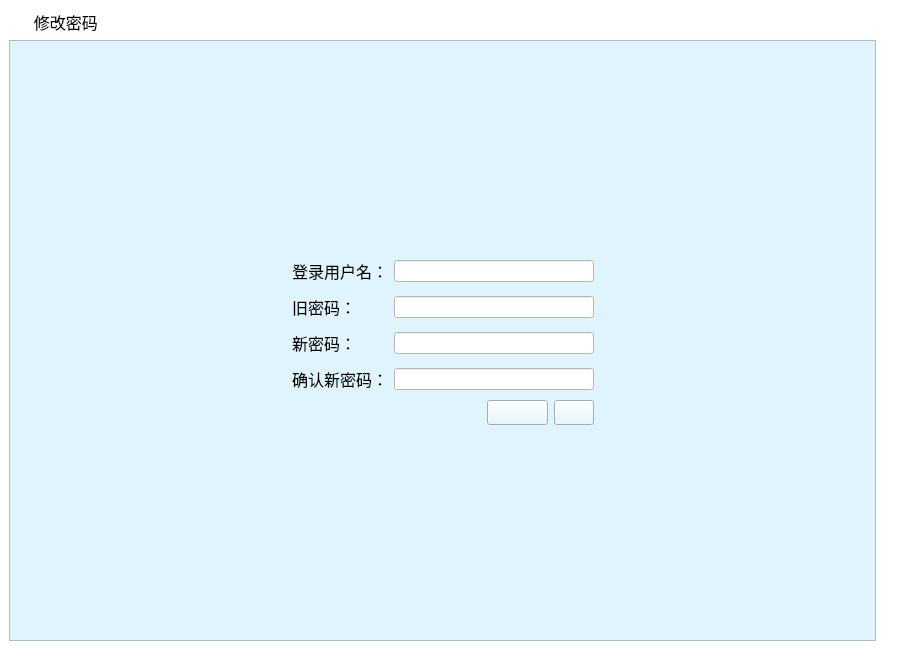
<?xml version="1.0" encoding="UTF-8"?>
<ui version="4.0">
 <class>xgmm_ScrollArea</class>
 <widget class="QScrollArea" name="xgmm_ScrollArea">
  <property name="geometry">
   <rect>
    <x>0</x>
    <y>0</y>
    <width>900</width>
    <height>650</height>
   </rect>
  </property>
  <property name="windowTitle">
   <string>ScrollArea</string>
  </property>
  <property name="styleSheet">
   <string notr="true">background-color: rgb(255, 255, 255);</string>
  </property>
  <property name="frameShape">
   <enum>QFrame::NoFrame</enum>
  </property>
  <property name="lineWidth">
   <number>0</number>
  </property>
  <property name="widgetResizable">
   <bool>true</bool>
  </property>
  <widget class="QWidget" name="scrollAreaWidgetContents">
   <property name="geometry">
    <rect>
     <x>0</x>
     <y>0</y>
     <width>900</width>
     <height>650</height>
    </rect>
   </property>
   <layout class="QGridLayout" name="gridLayout">
    <item row="0" column="0">
     <widget class="QLabel" name="label">
      <property name="font">
       <font>
        <family>微软雅黑</family>
        <pointsize>12</pointsize>
       </font>
      </property>
      <property name="styleSheet">
       <string notr="true">background-image: url(:/bg/images/mainframe/navigator.png);
background-repeat: no-repeat;</string>
      </property>
      <property name="text">
       <string>      修改密码</string>
      </property>
     </widget>
    </item>
    <item row="0" column="1">
     <spacer name="horizontalSpacer">
      <property name="orientation">
       <enum>Qt::Horizontal</enum>
      </property>
      <property name="sizeType">
       <enum>QSizePolicy::Fixed</enum>
      </property>
      <property name="sizeHint" stdset="0">
       <size>
        <width>15</width>
        <height>25</height>
       </size>
      </property>
     </spacer>
    </item>
    <item row="1" column="0">
     <widget class="QFrame" name="frame">
      <property name="styleSheet">
       <string notr="true">background-color: rgb(223, 244, 252);</string>
      </property>
      <property name="frameShape">
       <enum>QFrame::StyledPanel</enum>
      </property>
      <property name="frameShadow">
       <enum>QFrame::Raised</enum>
      </property>
      <layout class="QGridLayout" name="gridLayout_2">
       <item row="0" column="2">
        <spacer name="verticalSpacer">
         <property name="orientation">
          <enum>Qt::Vertical</enum>
         </property>
         <property name="sizeHint" stdset="0">
          <size>
           <width>20</width>
           <height>74</height>
          </size>
         </property>
        </spacer>
       </item>
       <item row="1" column="0">
        <spacer name="horizontalSpacer_15">
         <property name="orientation">
          <enum>Qt::Horizontal</enum>
         </property>
         <property name="sizeHint" stdset="0">
          <size>
           <width>259</width>
           <height>117</height>
          </size>
         </property>
        </spacer>
       </item>
       <item row="1" column="2" colspan="3">
        <spacer name="horizontalSpacer_16">
         <property name="orientation">
          <enum>Qt::Horizontal</enum>
         </property>
         <property name="sizeHint" stdset="0">
          <size>
           <width>197</width>
           <height>117</height>
          </size>
         </property>
        </spacer>
       </item>
       <item row="1" column="5">
        <spacer name="horizontalSpacer_17">
         <property name="orientation">
          <enum>Qt::Horizontal</enum>
         </property>
         <property name="sizeHint" stdset="0">
          <size>
           <width>259</width>
           <height>117</height>
          </size>
         </property>
        </spacer>
       </item>
       <item row="2" column="0">
        <spacer name="horizontalSpacer_5">
         <property name="orientation">
          <enum>Qt::Horizontal</enum>
         </property>
         <property name="sizeHint" stdset="0">
          <size>
           <width>259</width>
           <height>30</height>
          </size>
         </property>
        </spacer>
       </item>
       <item row="2" column="1">
        <widget class="QLabel" name="label_25">
         <property name="font">
          <font>
           <family>宋体</family>
           <pointsize>12</pointsize>
          </font>
         </property>
         <property name="text">
          <string>登录用户名：</string>
         </property>
        </widget>
       </item>
       <item row="2" column="2" colspan="3">
        <widget class="QLineEdit" name="txiName">
         <property name="minimumSize">
          <size>
           <width>200</width>
           <height>22</height>
          </size>
         </property>
         <property name="maximumSize">
          <size>
           <width>200</width>
           <height>22</height>
          </size>
         </property>
         <property name="font">
          <font>
           <family>宋体</family>
           <pointsize>12</pointsize>
          </font>
         </property>
         <property name="styleSheet">
          <string notr="true">background-color: rgb(255, 255, 255);</string>
         </property>
         <property name="readOnly">
          <bool>true</bool>
         </property>
        </widget>
       </item>
       <item row="2" column="5">
        <spacer name="horizontalSpacer_10">
         <property name="orientation">
          <enum>Qt::Horizontal</enum>
         </property>
         <property name="sizeHint" stdset="0">
          <size>
           <width>259</width>
           <height>30</height>
          </size>
         </property>
        </spacer>
       </item>
       <item row="3" column="0">
        <spacer name="horizontalSpacer_6">
         <property name="orientation">
          <enum>Qt::Horizontal</enum>
         </property>
         <property name="sizeHint" stdset="0">
          <size>
           <width>259</width>
           <height>30</height>
          </size>
         </property>
        </spacer>
       </item>
       <item row="3" column="1">
        <widget class="QLabel" name="label_23">
         <property name="font">
          <font>
           <family>宋体</family>
           <pointsize>12</pointsize>
          </font>
         </property>
         <property name="text">
          <string>旧密码：</string>
         </property>
        </widget>
       </item>
       <item row="3" column="2" colspan="3">
        <widget class="QLineEdit" name="txiOldPassword">
         <property name="minimumSize">
          <size>
           <width>200</width>
           <height>22</height>
          </size>
         </property>
         <property name="maximumSize">
          <size>
           <width>200</width>
           <height>22</height>
          </size>
         </property>
         <property name="font">
          <font>
           <family>宋体</family>
           <pointsize>12</pointsize>
          </font>
         </property>
         <property name="styleSheet">
          <string notr="true">background-color: rgb(255, 255, 255);</string>
         </property>
         <property name="echoMode">
          <enum>QLineEdit::Password</enum>
         </property>
        </widget>
       </item>
       <item row="3" column="5">
        <spacer name="horizontalSpacer_11">
         <property name="orientation">
          <enum>Qt::Horizontal</enum>
         </property>
         <property name="sizeHint" stdset="0">
          <size>
           <width>259</width>
           <height>30</height>
          </size>
         </property>
        </spacer>
       </item>
       <item row="4" column="0">
        <spacer name="horizontalSpacer_7">
         <property name="orientation">
          <enum>Qt::Horizontal</enum>
         </property>
         <property name="sizeHint" stdset="0">
          <size>
           <width>259</width>
           <height>30</height>
          </size>
         </property>
        </spacer>
       </item>
       <item row="4" column="1">
        <widget class="QLabel" name="label_24">
         <property name="font">
          <font>
           <family>宋体</family>
           <pointsize>12</pointsize>
          </font>
         </property>
         <property name="text">
          <string>新密码：</string>
         </property>
        </widget>
       </item>
       <item row="4" column="2" colspan="3">
        <widget class="QLineEdit" name="txiNewPassword">
         <property name="minimumSize">
          <size>
           <width>200</width>
           <height>22</height>
          </size>
         </property>
         <property name="maximumSize">
          <size>
           <width>200</width>
           <height>22</height>
          </size>
         </property>
         <property name="font">
          <font>
           <family>宋体</family>
           <pointsize>12</pointsize>
          </font>
         </property>
         <property name="styleSheet">
          <string notr="true">background-color: rgb(255, 255, 255);</string>
         </property>
         <property name="echoMode">
          <enum>QLineEdit::Password</enum>
         </property>
        </widget>
       </item>
       <item row="4" column="5">
        <spacer name="horizontalSpacer_12">
         <property name="orientation">
          <enum>Qt::Horizontal</enum>
         </property>
         <property name="sizeHint" stdset="0">
          <size>
           <width>259</width>
           <height>30</height>
          </size>
         </property>
        </spacer>
       </item>
       <item row="5" column="0">
        <spacer name="horizontalSpacer_8">
         <property name="orientation">
          <enum>Qt::Horizontal</enum>
         </property>
         <property name="sizeHint" stdset="0">
          <size>
           <width>259</width>
           <height>30</height>
          </size>
         </property>
        </spacer>
       </item>
       <item row="5" column="1">
        <widget class="QLabel" name="label_26">
         <property name="font">
          <font>
           <family>宋体</family>
           <pointsize>12</pointsize>
          </font>
         </property>
         <property name="text">
          <string>确认新密码：</string>
         </property>
        </widget>
       </item>
       <item row="5" column="2" colspan="3">
        <widget class="QLineEdit" name="txiReNewPassword">
         <property name="minimumSize">
          <size>
           <width>200</width>
           <height>22</height>
          </size>
         </property>
         <property name="maximumSize">
          <size>
           <width>200</width>
           <height>22</height>
          </size>
         </property>
         <property name="font">
          <font>
           <family>宋体</family>
           <pointsize>12</pointsize>
          </font>
         </property>
         <property name="styleSheet">
          <string notr="true">background-color: rgb(255, 255, 255);</string>
         </property>
         <property name="echoMode">
          <enum>QLineEdit::Password</enum>
         </property>
        </widget>
       </item>
       <item row="5" column="5">
        <spacer name="horizontalSpacer_13">
         <property name="orientation">
          <enum>Qt::Horizontal</enum>
         </property>
         <property name="sizeHint" stdset="0">
          <size>
           <width>259</width>
           <height>30</height>
          </size>
         </property>
        </spacer>
       </item>
       <item row="6" column="0">
        <spacer name="horizontalSpacer_9">
         <property name="orientation">
          <enum>Qt::Horizontal</enum>
         </property>
         <property name="sizeHint" stdset="0">
          <size>
           <width>259</width>
           <height>22</height>
          </size>
         </property>
        </spacer>
       </item>
       <item row="6" column="3">
        <widget class="QPushButton" name="btnSubmit">
         <property name="minimumSize">
          <size>
           <width>61</width>
           <height>25</height>
          </size>
         </property>
         <property name="maximumSize">
          <size>
           <width>61</width>
           <height>25</height>
          </size>
         </property>
         <property name="font">
          <font>
           <family>宋体</family>
           <pointsize>14</pointsize>
          </font>
         </property>
         <property name="styleSheet">
          <string notr="true">background-image: url(:/btn/images/mainframe/btn_qrxg.png);</string>
         </property>
         <property name="text">
          <string/>
         </property>
        </widget>
       </item>
       <item row="6" column="4">
        <widget class="QPushButton" name="btnReset">
         <property name="minimumSize">
          <size>
           <width>40</width>
           <height>25</height>
          </size>
         </property>
         <property name="maximumSize">
          <size>
           <width>40</width>
           <height>25</height>
          </size>
         </property>
         <property name="font">
          <font>
           <family>宋体</family>
           <pointsize>14</pointsize>
          </font>
         </property>
         <property name="styleSheet">
          <string notr="true">background-image: url(:/btn/images/mainframe/btn_cz.png);</string>
         </property>
         <property name="text">
          <string/>
         </property>
        </widget>
       </item>
       <item row="6" column="5">
        <spacer name="horizontalSpacer_14">
         <property name="orientation">
          <enum>Qt::Horizontal</enum>
         </property>
         <property name="sizeHint" stdset="0">
          <size>
           <width>259</width>
           <height>22</height>
          </size>
         </property>
        </spacer>
       </item>
       <item row="7" column="0">
        <spacer name="horizontalSpacer_18">
         <property name="orientation">
          <enum>Qt::Horizontal</enum>
         </property>
         <property name="sizeHint" stdset="0">
          <size>
           <width>259</width>
           <height>117</height>
          </size>
         </property>
        </spacer>
       </item>
       <item row="7" column="2" colspan="3">
        <spacer name="horizontalSpacer_19">
         <property name="orientation">
          <enum>Qt::Horizontal</enum>
         </property>
         <property name="sizeHint" stdset="0">
          <size>
           <width>197</width>
           <height>117</height>
          </size>
         </property>
        </spacer>
       </item>
       <item row="7" column="5">
        <spacer name="horizontalSpacer_20">
         <property name="orientation">
          <enum>Qt::Horizontal</enum>
         </property>
         <property name="sizeHint" stdset="0">
          <size>
           <width>259</width>
           <height>117</height>
          </size>
         </property>
        </spacer>
       </item>
       <item row="8" column="2" colspan="2">
        <spacer name="verticalSpacer_2">
         <property name="orientation">
          <enum>Qt::Vertical</enum>
         </property>
         <property name="sizeHint" stdset="0">
          <size>
           <width>20</width>
           <height>74</height>
          </size>
         </property>
        </spacer>
       </item>
      </layout>
     </widget>
    </item>
    <item row="1" column="1">
     <spacer name="horizontalSpacer_2">
      <property name="orientation">
       <enum>Qt::Horizontal</enum>
      </property>
      <property name="sizeType">
       <enum>QSizePolicy::Fixed</enum>
      </property>
      <property name="sizeHint" stdset="0">
       <size>
        <width>15</width>
        <height>500</height>
       </size>
      </property>
     </spacer>
    </item>
   </layout>
  </widget>
 </widget>
 <resources/>
 <connections/>
</ui>
